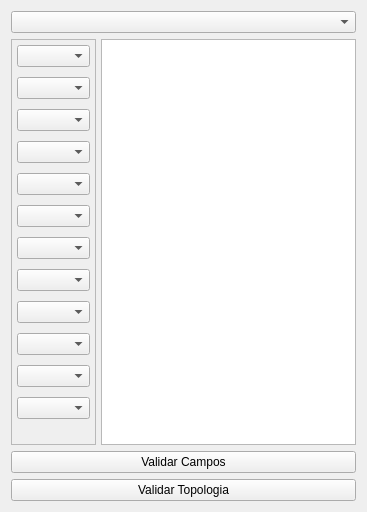
          <widget class="QWidget" name="tab_4">
           <attribute name="title">
            <string>Comprobar Campos</string>
           </attribute>
           <layout class="QVBoxLayout" name="verticalLayout_18">
            <item>
             <widget class="QComboBox" name="combo_Paises"/>
            </item>
            <item>
             <layout class="QHBoxLayout" name="horizontalLayout_7" stretch="1,3">
              <property name="spacing">
               <number>5</number>
              </property>
              <item>
               <widget class="QFrame" name="frame_6">
                <property name="frameShape">
                 <enum>QFrame::StyledPanel</enum>
                </property>
                <property name="frameShadow">
                 <enum>QFrame::Raised</enum>
                </property>
                <layout class="QVBoxLayout" name="verticalLayout_17" stretch="0,0,0,0,0,0,0,0,0,0,0,0,0">
                 <property name="spacing">
                  <number>10</number>
                 </property>
                 <property name="leftMargin">
                  <number>5</number>
                 </property>
                 <property name="topMargin">
                  <number>5</number>
                 </property>
                 <property name="rightMargin">
                  <number>5</number>
                 </property>
                 <property name="bottomMargin">
                  <number>5</number>
                 </property>
                 <item>
                  <widget class="QgsMapLayerComboBox" name="val1"/>
                 </item>
                 <item>
                  <widget class="QgsMapLayerComboBox" name="val2">
                   <property name="allowEmptyLayer">
                    <bool>true</bool>
                   </property>
                  </widget>
                 </item>
                 <item>
                  <widget class="QgsMapLayerComboBox" name="val3">
                   <property name="allowEmptyLayer">
                    <bool>true</bool>
                   </property>
                  </widget>
                 </item>
                 <item>
                  <widget class="QgsMapLayerComboBox" name="val4">
                   <property name="allowEmptyLayer">
                    <bool>true</bool>
                   </property>
                  </widget>
                 </item>
                 <item>
                  <widget class="QgsMapLayerComboBox" name="val5">
                   <property name="allowEmptyLayer">
                    <bool>true</bool>
                   </property>
                  </widget>
                 </item>
                 <item>
                  <widget class="QgsMapLayerComboBox" name="val6">
                   <property name="allowEmptyLayer">
                    <bool>true</bool>
                   </property>
                  </widget>
                 </item>
                 <item>
                  <widget class="QgsMapLayerComboBox" name="val7">
                   <property name="allowEmptyLayer">
                    <bool>true</bool>
                   </property>
                  </widget>
                 </item>
                 <item>
                  <widget class="QgsMapLayerComboBox" name="val8">
                   <property name="allowEmptyLayer">
                    <bool>true</bool>
                   </property>
                  </widget>
                 </item>
                 <item>
                  <widget class="QgsMapLayerComboBox" name="val9">
                   <property name="allowEmptyLayer">
                    <bool>true</bool>
                   </property>
                  </widget>
                 </item>
                 <item>
                  <widget class="QgsMapLayerComboBox" name="val10">
                   <property name="allowEmptyLayer">
                    <bool>true</bool>
                   </property>
                  </widget>
                 </item>
                 <item>
                  <widget class="QgsMapLayerComboBox" name="val11">
                   <property name="allowEmptyLayer">
                    <bool>true</bool>
                   </property>
                  </widget>
                 </item>
                 <item>
                  <widget class="QgsMapLayerComboBox" name="val12">
                   <property name="allowEmptyLayer">
                    <bool>true</bool>
                   </property>
                  </widget>
                 </item>
                 <item>
                  <spacer name="horizontalSpacer_4">
                   <property name="orientation">
                    <enum>Qt::Horizontal</enum>
                   </property>
                   <property name="sizeHint" stdset="0">
                    <size>
                     <width>40</width>
                     <height>20</height>
                    </size>
                   </property>
                  </spacer>
                 </item>
                </layout>
               </widget>
              </item>
              <item>
               <widget class="QTextEdit" name="textEdit">
                <property name="enabled">
                 <bool>true</bool>
                </property>
                <property name="font">
                 <font>
                  <family>Verdana</family>
                  <pointsize>8</pointsize>
                 </font>
                </property>
               </widget>
              </item>
             </layout>
            </item>
            <item>
             <widget class="QPushButton" name="PBval_Campos">
              <property name="text">
               <string>Validar Campos</string>
              </property>
             </widget>
            </item>
            <item>
             <widget class="QPushButton" name="PBval_Campos_2">
              <property name="text">
               <string>Validar Topologia</string>
              </property>
             </widget>
            </item>
           </layout>
          </widget>
